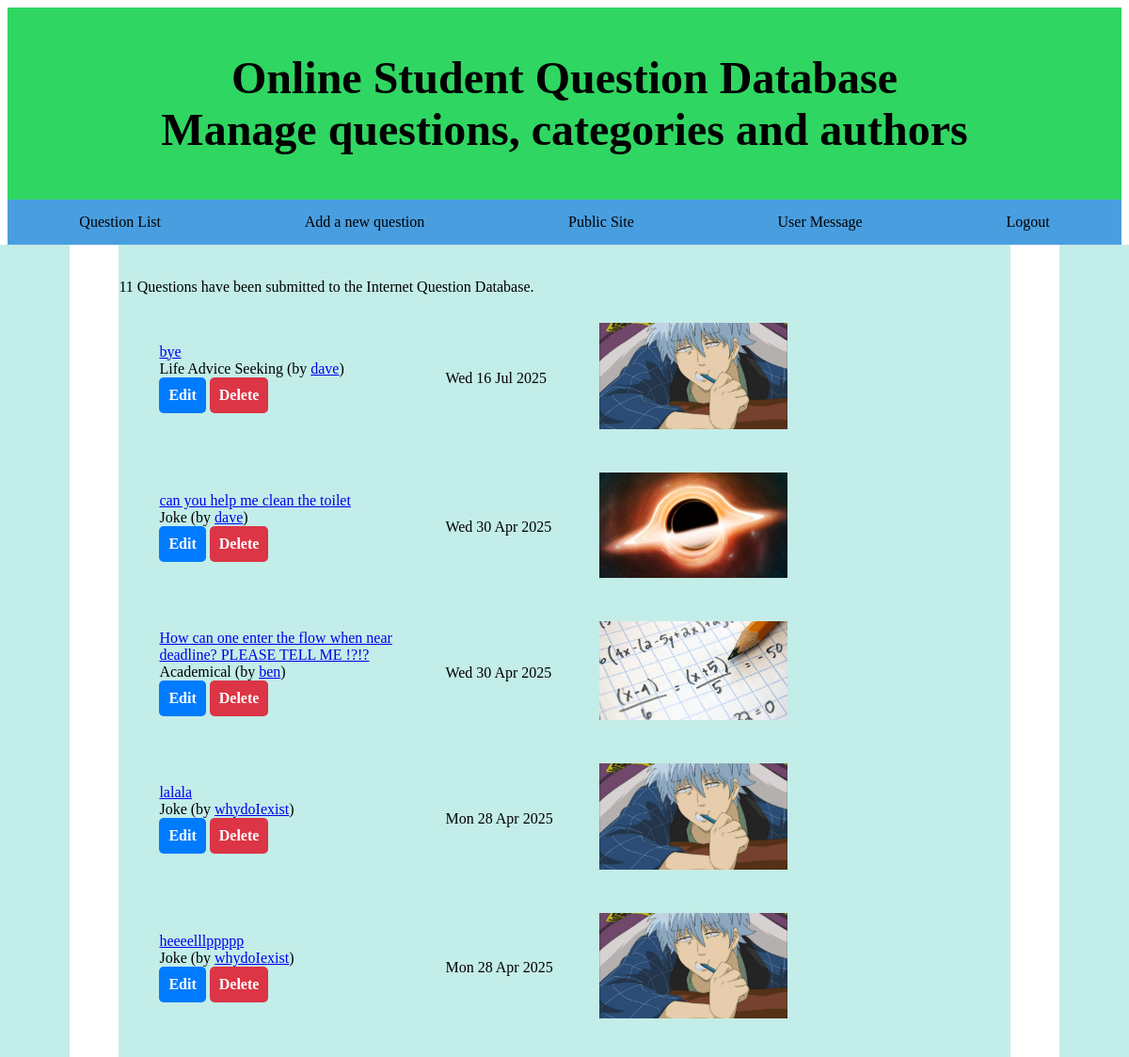
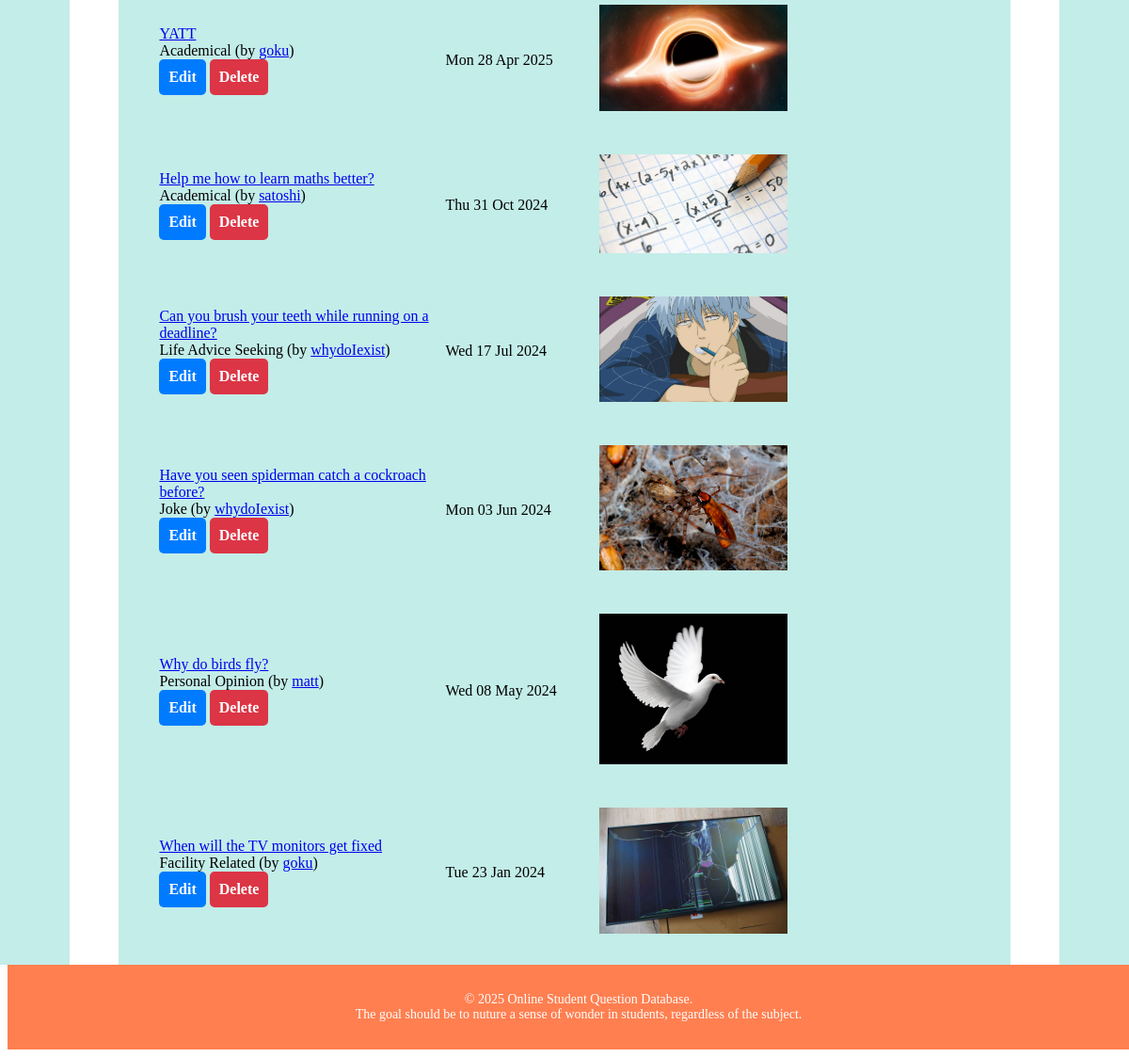
Screenshot of /cw/admin/questions.php (signed in) with the database file from the repository (2 pictures, top to bottom).
### tables this page shows
CREATE TABLE `question` (
  `id` int(11) NOT NULL,
  `question` text NOT NULL,
  `date` date NOT NULL,
  `aut_id` int(11) NOT NULL,
  `catg_id` int(11) NOT NULL,
  `image` varchar(255) NOT NULL,
  `deleted` tinyint(1) DEFAULT 0
);

CREATE TABLE `category` (
  `id` int(11) NOT NULL,
  `catg_name` varchar(255) NOT NULL
);

CREATE TABLE `author` (
  `id` int(11) NOT NULL,
  `name` varchar(255) DEFAULT NULL,
  `email` varchar(255) DEFAULT NULL
);

### cw/admin/questions.php (called while the page is built, shortened)
<?php
try{
    include '../includes/DatabaseConnection.php';
    include '../includes/DataBaseFunctions.php';
    $questions= allQuestions($pdo);
    $totalQuestions = totalQuestions($pdo);
    include '../templates/admin_questions.html.php';
}catch (PDOException $e){
    $title='An error has occured';
    $output='Database error:' . $e->getMessage();
}
include '../templates/admin_layout.html.php';?>

### cw/includes/DataBaseFunctions.php (called while the page is built, shortened)
<?php
function totalQuestions($pdo) {
    $query = $pdo->query('SELECT COUNT(*) FROM question WHERE deleted = 0');
    $row = $query->fetch();
    return $row[0];
}
function query($pdo,$sql,$parameters=[]){
    $query = $pdo->prepare($sql);
    $query->execute($parameters);
    return $query;
}
function allQuestions($pdo){
    $questions = query($pdo, 'SELECT question.id, question, image, `name`, email, catg_name, `date`
    FROM question
    INNER JOIN author ON aut_id=author.id
    INNER JOIN category ON catg_id=category.id
    WHERE deleted = 0  -- Ensures only non-deleted questions appear
    ORDER BY `date` DESC');
    return $questions->fetchAll();
}

### cw/templates/admin_questions.html.php (the view, shortened to what this page needs)
<p><?=$totalQuestions?> Questions have been submitted to the Internet Question Database.</p>
<?php
$max = count($questions);
for ($i = 0; $i < $max; $i++):
    $question = $questions[$i] ?? null;
    $img = $question['image'] ?? null;
?>
<blockquote>
<table border='0px'>
    <tr>
        <td width='300px'>
            <a href="../admin/question_answers.php?ques_id=<?=htmlspecialchars($question['id'], ENT_QUOTES, 'UTF-8')?>" class="btn-link">
            <?=htmlspecialchars($question['question'], ENT_QUOTES, 'UTF-8')?>
            </a>
            <br/>
            <?=htmlspecialchars($question['catg_name'], ENT_QUOTES, 'UTF-8')?>
            (by <a href="mailto:<?=htmlspecialchars($question['email'], ENT_QUOTES, 'UTF-8');?>"><?=htmlspecialchars($question['name'], ENT_QUOTES, 'UTF-8');?></a>)
        <br/>
            <a href="editquestion.php?id=<?=$question['id']?>" class="btn edit-btn">Edit</a>
            <a href="deletequestion.php?id=<?=htmlspecialchars($question['id'], ENT_QUOTES, 'UTF-8')?>"
                class="btn delete-btn"
                onclick="return confirm('Are you sure you want to delete this question?');">Delete
            </a>
        </td>
        <td width='150px'>
            <?=htmlspecialchars(date("D d M Y", strtotime($question['date'])), ENT_QUOTES, 'UTF-8')?>
        </td>
        <td width='150px'>
            <?php if ($img && file_exists("../images/" . $img)): ?>
                <img src="../images/<?=htmlspecialchars($img, ENT_QUOTES, 'UTF-8')?>" alt="Question Image" style="max-width: 200px; margin: 10px;" />
            <?php else: ?>
                <img src="../images/no-image.png" alt="No Image Available" style="max-width: 200px; margin: 10px; border: 1px solid #ccc;" />
            <?php endif; ?>
        </td>
    </tr>
</table>
</blockquote>
<?php endfor; ?>

### cw/css/style.css (style rules this page uses)
.btn { display: inline-block; padding: 10px 15px; font-size: 16px; font-weight: bold; border-radius: 5px; text-decoration: none; background-color: #443A5C; color: white; transition: all 0.3s ease; cursor: pointer; }
.edit-btn { background-color: #007bff; color: white; font-size: 16px; padding: 10px; border: none; border-radius: 5px; cursor: pointer; transition: background 0.3s ease-in-out; }
.delete-btn { background-color: #dc3545; color: white; font-size: 16px; padding: 10px; border: none; border-radius: 5px; cursor: pointer; text-decoration: none; display: inline-block; transition: background-color 0.3s ease-in-out; }

### rows the page displays
question: question "bye", catg.catg_name "Life Advice Seeking", aut.name "dave", date "Wed 16 Jul 2025", image (picture)
question: question "can you help me clean the toilet", catg.catg_name "Joke", aut.name "dave", date "Wed 30 Apr 2025", image (picture)
question: question "How can one enter the flow when near deadline? PLEASE TELL ME !?!?", catg.catg_name "Academical", aut.name "ben", date "Wed 30 Apr 2025", image (picture)
question: question "lalala", catg.catg_name "Joke", aut.name "whydoIexist", date "Mon 28 Apr 2025", image (picture)
question: question "heeeelllppppp", catg.catg_name "Joke", aut.name "whydoIexist", date "Mon 28 Apr 2025", image (picture)
question: question "YATT", catg.catg_name "Academical", aut.name "goku", date "Mon 28 Apr 2025", image (picture)
question: question "Help me how to learn maths better?", catg.catg_name "Academical", aut.name "satoshi", date "Thu 31 Oct 2024", image (picture)
question: question "Can you brush your teeth while running on a deadline?", catg.catg_name "Life Advice Seeking", aut.name "whydoIexist", date "Wed 17 Jul 2024", image (picture)
question: question "Have you seen spiderman catch a cockroach before?", catg.catg_name "Joke", aut.name "whydoIexist", date "Mon 03 Jun 2024", image (picture)
question: question "Why do birds fly?", catg.catg_name "Personal Opinion", aut.name "matt", date "Wed 08 May 2024", image (picture)
question: question "When will the TV monitors get fixed", catg.catg_name "Facility Related", aut.name "goku", date "Tue 23 Jan 2024", image (picture)

### other values shown
$totalQuestions "11"
